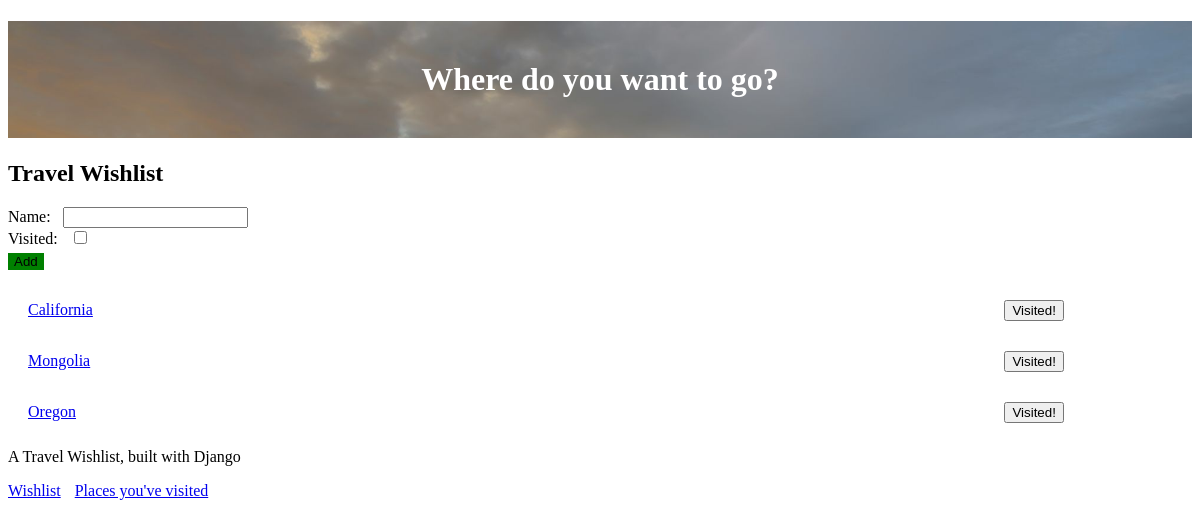
Page / (signed in) on the earlier database version.
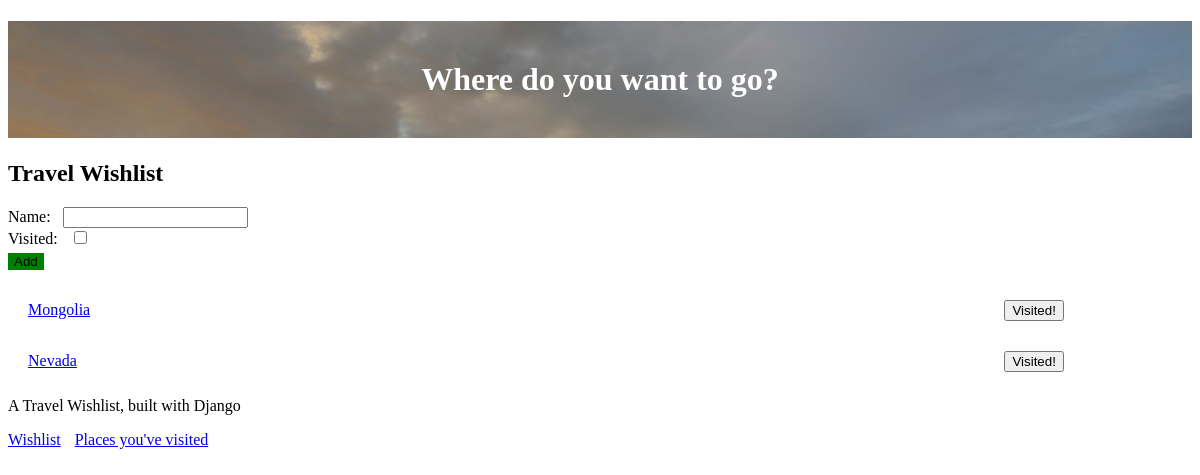
Same page on the later database version.
### travel_wishlist/models.py (models this page shows, shortened)
class Place(models.Model):
    user = models.ForeignKey('auth.user', null=False, on_delete=models.CASCADE)
    name = models.CharField(max_length=200)
    visited = models.BooleanField(default=False) # assume the user is creating a input they havent been to yet
    notes = models.TextField(blank=True, null=True)
    date_visited = models.DateField(blank=True, null=True)
    photo = models.ImageField(upload_to='user_images/', blank=True, null=True)

### travel_wishlist/views.py (the view, shortened to what this page needs)
# urls.py: path('', views.place_list, name='place_list'),
@login_required
def place_list(request):
    places = Place.objects.filter(user=request.user).filter(visited=False).order_by('name') # get all the places from the database, and store them in a variable called places
    new_place_form = NewPlaceForm() # create a new instance of the NewPlaceForm, and store it in a variable called new_place_form
    return render(request, 'travel_wishlist/wishlist.html', {'places': places, 'new_place_form': new_place_form})

### travel_wishlist/forms.py
class NewPlaceForm(forms.ModelForm):
    class Meta:
        model = Place
        fields = ('name', 'visited')

### travel_wishlist/templates/travel_wishlist/wishlist.html (shortened to what this page needs)
{% extends 'travel_wishlist/base.html' %}
{% block content %}
<h2>Travel Wishlist</h2>
<form method="POST" action="{% url 'place_list' %}">
    {{ new_place_form }}
    <button id="add-new-place" type="submit">Add</button>
</form>
{% for place in places %}
<div class="wishlist-place">
   <span id="place_name-{{ place.pk }}" class="place-name">
    <a href="{% url 'place_details' place.pk %}"> {{ place.name }} </a>
</span>
    <form class="visited-form" method="POST" action="{% url 'place_was_visited' place.pk %}">
        <button id="visited-button-{{ place.pk }}" type="submit">Visited!</button>
    </form>
</div>
{% empty %}
<p> You have no places in your wishlist</p>
{% endfor %}
{% endblock %}

Differences in the rows shown:
removed Place: name "California"
removed Place: name "Oregon"
added Place: name "Nevada"
